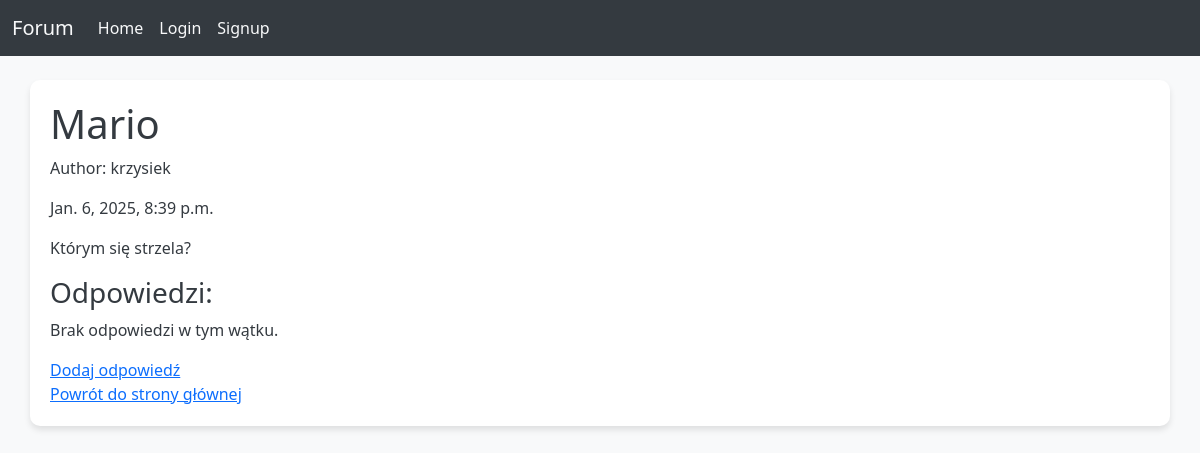
/thread/2/, run on an earlier commit of the app's database.
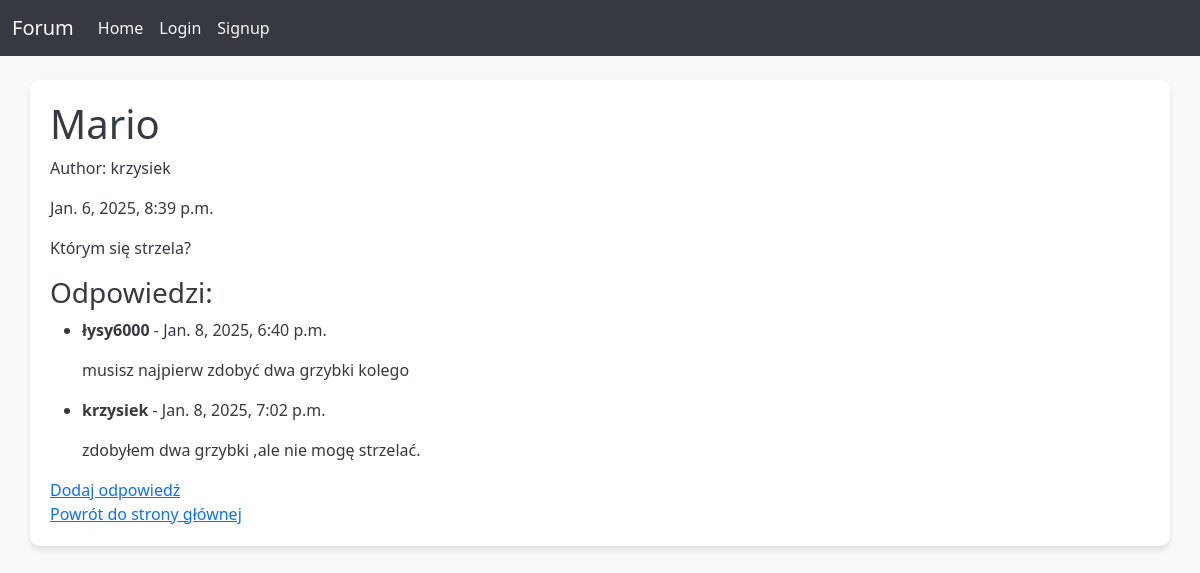
And on a later commit of the database.
### forum/models.py (models this page shows, shortened)
class Thread(models.Model):
    title = models.CharField(max_length=200)
    content = models.TextField()
    category = models.ForeignKey(Category, on_delete=models.CASCADE)
    author = models.ForeignKey(User, on_delete=models.CASCADE)
    created_at = models.DateTimeField(auto_now_add=True)

class Reply(models.Model):
    thread = models.ForeignKey(Thread, on_delete=models.CASCADE, related_name='replies')
    content = models.TextField()
    author = models.ForeignKey(User, on_delete=models.CASCADE)
    created_at = models.DateTimeField(auto_now_add=True)

### forum/views.py (the view)
# urls.py: path('thread/<int:thread_id>/', views.thread_detail, name='thread_detail'),
def thread_detail(request, thread_id):
    thread = get_object_or_404(Thread, id=thread_id)
    replies = Reply.objects.filter(thread=thread).order_by('created_at')
    return render(request, 'forum/thread_detail.html', {'thread': thread, 'replies': replies})

### forum/templates/forum/thread_detail.html
{% extends 'forum/base.html' %}
{% block content %}
    <h1>{{ thread.title }}</h1>
    <p>Author: {{ thread.author.username }}</p>
    <p>{{ thread.created_at }}</p>
    <p>{{ thread.content }}</p>
    <h3>Odpowiedzi:</h3>
    {% if replies %}
        <ul>
            {% for reply in replies %}
                <li>
                    <p><strong>{{ reply.author.username }}</strong> - {{ reply.created_at }}</p>
                    <p>{{ reply.content }}</p>
                </li>
            {% endfor %}
        </ul>
    {% else %}
        <p>Brak odpowiedzi w tym wątku.</p>
    {% endif %}
    <a href="{% url 'add_reply' thread.id %}">Dodaj odpowiedź</a>
    <br>
    <a href="{% url 'home' %}">Powrót do strony głównej</a>
{% endblock %}

### forum/templates/forum/base.html (shortened to what this page needs)
<!DOCTYPE html>
<html lang="en">
<head>
    <link href="https://cdn.jsdelivr.net/npm/bootstrap@5.3.0-alpha1/dist/css/bootstrap.min.css" rel="stylesheet">
    {% load static %}
    <link rel="stylesheet" href="{% static 'css/styles.css' %}">
</head>
<body>
    <nav class="navbar navbar-expand-lg navbar-light">
        <div class="container-fluid">
            <a class="navbar-brand" href="{% url 'home' %}">Forum</a>
            <div class="collapse navbar-collapse" id="navbarNav">
                <ul class="navbar-nav">
                    <li class="nav-item">
                        <a class="nav-link" href="{% url 'home' %}">Home</a>
                    </li>
                    {% if user.is_authenticated %}
                    <li class="nav-item">
                        <form method="post" action="{% url 'logout' %}" style="display:inline;">
                            {% csrf_token %}
                            <button type="submit" class="nav-link" style="border:none; background:none; cursor:pointer; color:#f8f9fa;">
                                Logout
                            </button>
                        </form>
                    </li>
                    {% else %}
                    <li class="nav-item">
                        <a class="nav-link" href="{% url 'login' %}">Login</a>
                    </li>
                    <li class="nav-item">
                        <a class="nav-link" href="{% url 'signup' %}">Signup</a>
                    </li>
                    {% endif %}
                </ul>
            </div>
        </div>
    </nav>
    <div class="container mt-4">
        {% block content %}{% endblock %}
    </div>
</body>
</html>

### forum/static/css/styles.css (style rules this page uses)
body { background-color: #f8f9fa; color: #343a40; }
.navbar { background-color: #343a40; }
.navbar-brand, .nav-link { color: #f8f9fa !important; }
.container { background-color: white; padding: 20px; border-radius: 10px; box-shadow: 0 4px 6px rgba(0, 0, 0, 0.1); }

What changed in the data, as far as the page shows it:
added Reply: author.username "łysy6000", created_at "Jan. 8, 2025, 6:40 p.m.", content "musisz najpierw zdobyć dwa grzybki kolego"
added Reply: author.username "krzysiek", created_at "Jan. 8, 2025, 7:02 p.m.", content "zdobyłem dwa grzybki ,ale nie mogę strzelać."
Also different on the page:
text no longer shown: "Brak odpowiedzi w tym wątku."
